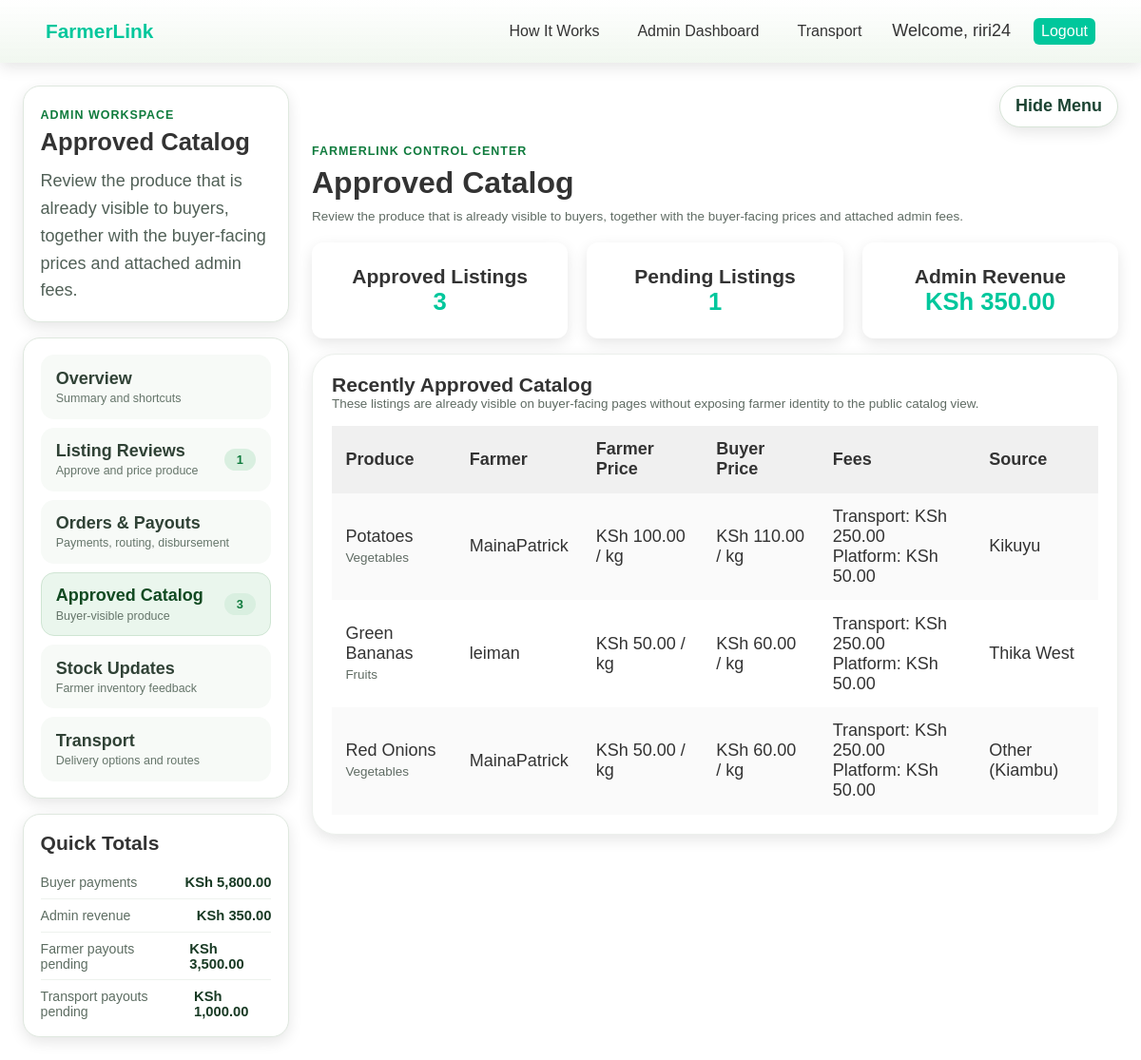
/admin-catalog.php (signed in), run on the app's committed database.
### tables this page shows
CREATE TABLE `listings` (
  `listing_id` int(11) NOT NULL,
  `farmer_id` int(11) NOT NULL,
  `crop_name` varchar(100) NOT NULL,
  `category` varchar(50) NOT NULL,
  `price` decimal(10,2) NOT NULL,
  `approved_price` decimal(10,2) DEFAULT NULL,
  `admin_transport_fee` decimal(10,2) NOT NULL DEFAULT 0.00,
  `admin_platform_fee` decimal(10,2) NOT NULL DEFAULT 0.00,
  `unit` varchar(20) NOT NULL DEFAULT 'kg',
  `quantity` decimal(10,2) NOT NULL,
  `subcounty` varchar(255) NOT NULL,
  `description` text DEFAULT NULL,
  `delivery_available` tinyint(1) NOT NULL DEFAULT 0,
  `status` enum('active','sold_out') NOT NULL DEFAULT 'active',
  `approval_status` enum('pending','approved','rejected') NOT NULL DEFAULT 'pending',
  `approved_by` int(11) DEFAULT NULL,
  `approved_at` datetime DEFAULT NULL,
  `admin_notes` text DEFAULT NULL,
  `created_at` datetime NOT NULL DEFAULT current_timestamp()
);

CREATE TABLE `users` (
  `user_id` int(11) NOT NULL,
  `username` varchar(50) NOT NULL,
  `email` varchar(100) NOT NULL,
  `phone` varchar(20) DEFAULT NULL,
  `role` enum('farmer','buyer','admin') NOT NULL DEFAULT 'buyer',
  `county` varchar(80) NOT NULL DEFAULT 'Nairobi',
  `subcounty` varchar(100) DEFAULT NULL,
  `password` varchar(255) NOT NULL
);

### admin_shared.php (called while the page is built, shortened)
<?php
require_once 'marketplace_common.php';
function admin_fetch_marketplace_summary($db)
{
    $summary = array(
        'pending_listings' => 0,
        'approved_listings' => 0,
        'buyer_payments' => 0,
        'pending_farmer_payouts' => 0,
        'pending_transport_payouts' => 0,
        'admin_revenue' => 0
    );
    $listing_summary_result = mysqli_query(
        $db,
        "SELECT
            SUM(CASE WHEN approval_status = 'pending' THEN 1 ELSE 0 END) AS pending_listings,
            SUM(CASE WHEN approval_status = 'approved' THEN 1 ELSE 0 END) AS approved_listings
         FROM listings"
    );
    if ($listing_summary_result) {
        $summary = array_merge($summary, mysqli_fetch_assoc($listing_summary_result));
    }
    $payment_summary_result = mysqli_query(
        $db,
        "SELECT
            COALESCE(SUM(CASE WHEN payment_status = 'paid' THEN total ELSE 0 END), 0) AS buyer_payments,
            COALESCE(SUM(CASE WHEN payment_status = 'paid' THEN admin_markup_total + platform_fee ELSE 0 END), 0) AS admin_revenue,
            COALESCE(SUM(CASE WHEN payment_status = 'paid' AND farmer_payout_status = 'pending' THEN farmer_total ELSE 0 END), 0) AS pending_farmer_payouts,
            COALESCE(SUM(CASE WHEN payment_status = 'paid' AND transport_payout_status = 'pending' THEN transport_fee ELSE 0 END), 0) AS pending_transport_payouts
         FROM orders"
    );
    if ($payment_summary_result) {
        $summary = array_merge($summary, mysqli_fetch_assoc($payment_summary_result));
    }
    return $summary;
}
?>

### marketplace_common.php (called while the page is built, shortened)
<?php
function marketplace_h($value)
{
    return htmlspecialchars((string) $value, ENT_QUOTES, 'UTF-8');
}
function marketplace_money($value)
{
    return number_format((float) $value, 2);
}
?>

### admin-catalog.php (the view, shortened to what this page needs)
<?php
require_once 'admin_shared.php';
require_once 'admin_layout.php';
$db = marketplace_db();
$summary = admin_fetch_marketplace_summary($db);
$approved_listings_result = mysqli_query(
    $db,
    "SELECT l.listing_id, l.crop_name, l.category, l.price, l.approved_price, l.admin_transport_fee, l.admin_platform_fee,
            l.quantity, l.unit, l.subcounty, l.approved_at, u.username AS farmer_name
     FROM listings l
     JOIN users u ON u.user_id = l.farmer_id
     WHERE l.approval_status = 'approved' AND l.status = 'active'
     ORDER BY l.approved_at DESC, l.created_at DESC"
);
?>
<section class="admin-summary admin-summary-tight">
  <div class="summary-card">
    <h3>Approved Listings</h3>
    <p><?php echo number_format((float) ($summary['approved_listings'] ?? 0)); ?></p>
  </div>
  <div class="summary-card">
    <h3>Pending Listings</h3>
    <p><?php echo number_format((float) ($summary['pending_listings'] ?? 0)); ?></p>
  </div>
  <div class="summary-card">
    <h3>Admin Revenue</h3>
    <p>KSh <?php echo marketplace_money($summary['admin_revenue'] ?? 0); ?></p>
  </div>
</section>
<section class="fl-section">
  <div class="section-head">
    <div>
      <h3>Recently Approved Catalog</h3>
      <p class="muted-note">These listings are already visible on buyer-facing pages without exposing farmer identity to the public catalog view.</p>
    </div>
  </div>
  <?php if (!$approved_listings_result || mysqli_num_rows($approved_listings_result) === 0) : ?>
    <p>No approved listings yet.</p>
  <?php else : ?>
    <div class="table-wrapper">
      <table class="fl-table">
        <tr>
          <th>Produce</th>
          <th>Farmer</th>
          <th>Farmer Price</th>
          <th>Buyer Price</th>
          <th>Fees</th>
          <th>Source</th>
        </tr>
        <?php while ($listing = mysqli_fetch_assoc($approved_listings_result)) : ?>
          <tr>
            <td><?php echo marketplace_h($listing['crop_name']); ?><br><span class="muted-note"><?php echo marketplace_h($listing['category']); ?></span></td>
            <td><?php echo marketplace_h($listing['farmer_name']); ?></td>
            <td>KSh <?php echo marketplace_money($listing['price']); ?> / <?php echo marketplace_h($listing['unit']); ?></td>
            <td>KSh <?php echo marketplace_money($listing['approved_price']); ?> / <?php echo marketplace_h($listing['unit']); ?></td>
            <td>
              Transport: KSh <?php echo marketplace_money($listing['admin_transport_fee']); ?><br>
              Platform: KSh <?php echo marketplace_money($listing['admin_platform_fee']); ?>
            </td>
            <td><?php echo marketplace_h($listing['subcounty']); ?></td>
          </tr>
        <?php endwhile; ?>
      </table>
    </div>
  <?php endif; ?>
</section>

### styles.css (style rules this page uses)
:root { --primary-color: #00c79c; --primary-hover: #009e7c; --paypal-color: #003087; --paypal-hover: #002366; --stripe-color: #635bff; --stripe-hover: #4a42e6; --text-color: #333; --text-light: #555; --divider-color: #ddd; --background: linear-gradient(rgba(20,20,40,0.7), rgba(40,40,80,0.6)), url('https://images.unsplash.com/photo-1506905925346-21bda4d32df4?ixlib=rb-4.0.3&auto=format&fit=crop&w=2070&q=80') center/cover fixed; --white: #ffffff; --shadow: 0 5px 15px rgba(0, 0, 0, 0.1); --border-radius: 12px; }
* { margin: 0; padding: 0; box-sizing: border-box; }
body { font-family: 'Poppins', sans-serif; background: var(--background); color: var(--text-color); min-height: 100vh; margin: 0; padding: 0; -webkit-font-smoothing: antialiased; -moz-osx-font-smoothing: grayscale; }
.admin-summary { display: grid; grid-template-columns: repeat(auto-fit, minmax(220px, 1fr)); gap: 20px; padding: 0 2rem; }
.summary-card { background: white; padding: 1.5rem; border-radius: 12px; box-shadow: var(--shadow); text-align: center; }
.summary-card p { font-size: 1.6rem; font-weight: 600; color: var(--primary-color); }
table { width: 100%; border-collapse: collapse; background: white; box-shadow: var(--shadow); border-radius: 10px; overflow: hidden; }
th, td { padding: 1rem; text-align: left; }
th { background: #f0f0f0; }
tr:nth-child(even) { background: #fafafa; }
body { font-size: 18px; }
:root { --fl-green: #2d6a2d; --fl-green-hover: #4a9e4a; --fl-green-light: #e8f5e9; --fl-gold: #e8a020; }
.fl-section { padding: 2rem 5%; max-width: 1200px; margin: 0 auto; }

### dashboard.css (style rules this page uses)
.fl-section { background: #ffffff; padding: 1.25rem; border-radius: 25px; box-shadow: var(--shadow); border: 1px solid #edf1ed; margin: 1rem 0; }
.table-wrapper { width: 100%; overflow-x: auto; }
.fl-table { width: 100%; border-collapse: collapse; box-shadow: var(--shadow); border-radius: 20px; overflow: auto; table-layout: auto; }
.fl-table th, .fl-table td { padding: 0.9rem; text-align: left; }
.fl-table th { background: #f0f0f0; }
.fl-table tr:nth-child(even) { background: #fafafa; }
.muted-note { color: #5f6b63; font-size: 0.84rem; }

### admin-dashboard.css (style rules this page uses)
.admin-page-body { background: #ffffff !important; color: #333; }
.admin-summary-tight { padding: 0; }
.section-head { display: flex; justify-content: space-between; align-items: center; gap: 1rem; margin-bottom: 1rem; flex-wrap: wrap; }

### data on the page
listings: crop_name "Potatoes", category "Vegetables", farmer.username "MainaPatrick", price "100.00", unit "kg", approved_price "110.00", admin_transport_fee "250.00", admin_platform_fee "50.00", subcounty "Kikuyu"
listings: crop_name "Green Bananas", category "Fruits", farmer.username "leiman", price "50.00", unit "kg", approved_price "60.00", admin_transport_fee "250.00", admin_platform_fee "50.00", subcounty "Thika West"
listings: crop_name "Red Onions", category "Vegetables", farmer.username "MainaPatrick", price "50.00", unit "kg", approved_price "60.00", admin_transport_fee "250.00", admin_platform_fee "50.00", subcounty "Other (Kiambu)"

### other printed values
$_SESSION['username'] "riri24"
marketplace_h($title) "Approved Catalog"
marketplace_h($description) "Review the produce that is already visible to buyers, together with the buyer-facing prices and attached admin fees."
marketplace_h($link['label']) "Overview"
marketplace_h($link['caption']) "Summary and shortcuts"
marketplace_h($link['label']) "Listing Reviews"
marketplace_h($link['caption']) "Approve and price produce"
marketplace_h($badge) "1"
marketplace_h($link['label']) "Orders & Payouts"
marketplace_h($link['caption']) "Payments, routing, disbursement"
marketplace_h($link['label']) "Approved Catalog"
marketplace_h($link['caption']) "Buyer-visible produce"
marketplace_h($badge) "3"
marketplace_h($link['label']) "Stock Updates"
marketplace_h($link['caption']) "Farmer inventory feedback"
